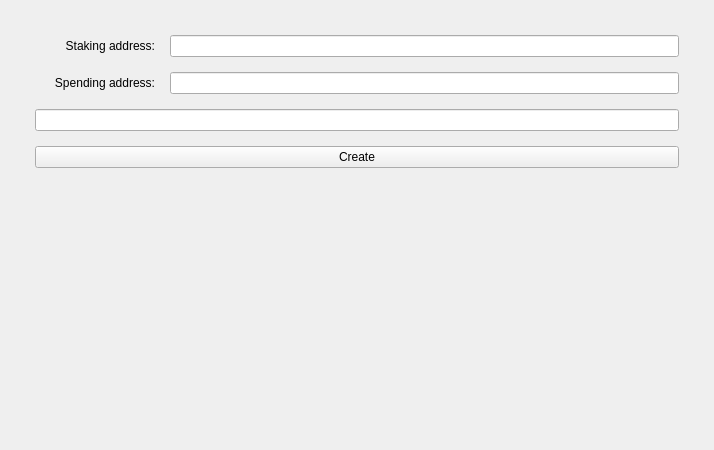
<?xml version="1.0" encoding="UTF-8"?>
<ui version="4.0">
 <class>OfflinePage</class>
 <widget class="QWidget" name="OfflinePage">
  <property name="geometry">
   <rect>
    <x>0</x>
    <y>0</y>
    <width>714</width>
    <height>450</height>
   </rect>
  </property>
  <property name="windowTitle">
   <string>Form</string>
  </property>
  <layout class="QVBoxLayout" name="verticalLayout_3">
   <property name="leftMargin">
    <number>20</number>
   </property>
   <property name="topMargin">
    <number>20</number>
   </property>
   <property name="rightMargin">
    <number>20</number>
   </property>
   <property name="bottomMargin">
    <number>20</number>
   </property>
   <item>
    <layout class="QVBoxLayout" name="verticalLayout_2">
     <item>
      <widget class="QFrame" name="offlineFrame">
       <property name="enabled">
        <bool>true</bool>
       </property>
       <property name="frameShape">
        <enum>QFrame::NoFrame</enum>
       </property>
       <property name="frameShadow">
        <enum>QFrame::Raised</enum>
       </property>
       <layout class="QVBoxLayout" name="verticalLayout">
        <property name="spacing">
         <number>15</number>
        </property>
        <property name="leftMargin">
         <number>15</number>
        </property>
        <property name="topMargin">
         <number>15</number>
        </property>
        <property name="rightMargin">
         <number>15</number>
        </property>
        <property name="bottomMargin">
         <number>15</number>
        </property>
        <item>
         <layout class="QVBoxLayout" name="verticalLayout_4">
          <item>
           <layout class="QHBoxLayout" name="verticalLayout_5">
            <item>
             <widget class="QLabel" name="labelStaking">
              <property name="sizePolicy">
               <sizepolicy hsizetype="Fixed" vsizetype="Preferred">
                <horstretch>0</horstretch>
                <verstretch>0</verstretch>
               </sizepolicy>
              </property>
              <property name="minimumSize">
               <size>
                <width>120</width>
                <height>0</height>
               </size>
              </property>
              <property name="text">
               <string>Staking address:</string>
              </property>
              <property name="alignment">
               <set>Qt::AlignRight|Qt::AlignTrailing|Qt::AlignVCenter</set>
              </property>
             </widget>
            </item>
            <item>
             <widget class="QLineEdit" name="stakingEdit">
              <property name="sizePolicy">
               <sizepolicy hsizetype="Expanding" vsizetype="Fixed">
                <horstretch>0</horstretch>
                <verstretch>0</verstretch>
               </sizepolicy>
              </property>
             </widget>
            </item>
           </layout>
          </item>
          <item>
           <layout class="QHBoxLayout" name="horizontalLayout">
            <item>
             <widget class="QLabel" name="labelSpending">
              <property name="sizePolicy">
               <sizepolicy hsizetype="Fixed" vsizetype="Preferred">
                <horstretch>0</horstretch>
                <verstretch>0</verstretch>
               </sizepolicy>
              </property>
              <property name="minimumSize">
               <size>
                <width>120</width>
                <height>0</height>
               </size>
              </property>
              <property name="text">
               <string>Spending address:</string>
              </property>
              <property name="alignment">
               <set>Qt::AlignRight|Qt::AlignTrailing|Qt::AlignVCenter</set>
              </property>
             </widget>
            </item>
            <item>
             <widget class="QLineEdit" name="spendingEdit"/>
            </item>
           </layout>
          </item>
         </layout>
        </item>
        <item>
         <widget class="QLineEdit" name="resultEdit">
          <property name="readOnly">
           <bool>true</bool>
          </property>
         </widget>
        </item>
        <item>
         <widget class="QPushButton" name="createButton">
          <property name="text">
           <string>Create</string>
          </property>
         </widget>
        </item>
       </layout>
      </widget>
     </item>
     <item>
      <spacer name="verticalSpacer">
       <property name="orientation">
        <enum>Qt::Vertical</enum>
       </property>
       <property name="sizeHint" stdset="0">
        <size>
         <width>20</width>
         <height>40</height>
        </size>
       </property>
      </spacer>
     </item>
    </layout>
   </item>
  </layout>
 </widget>
 <resources/>
 <connections/>
</ui>
